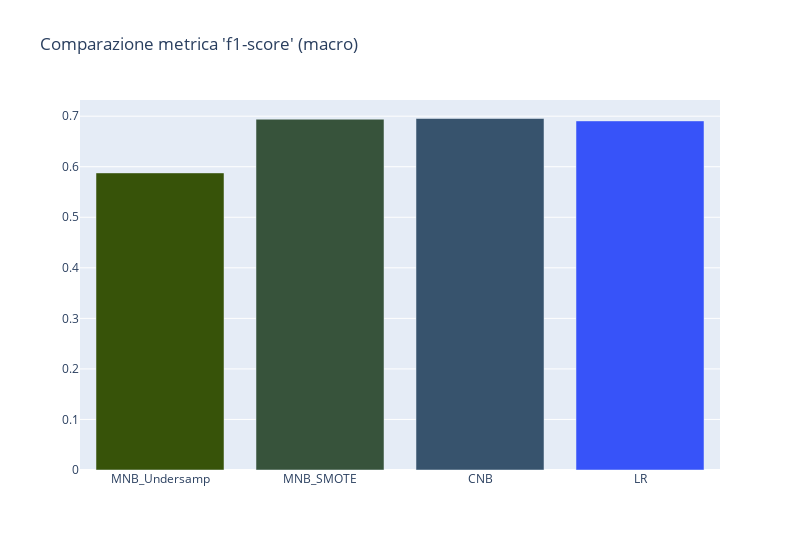
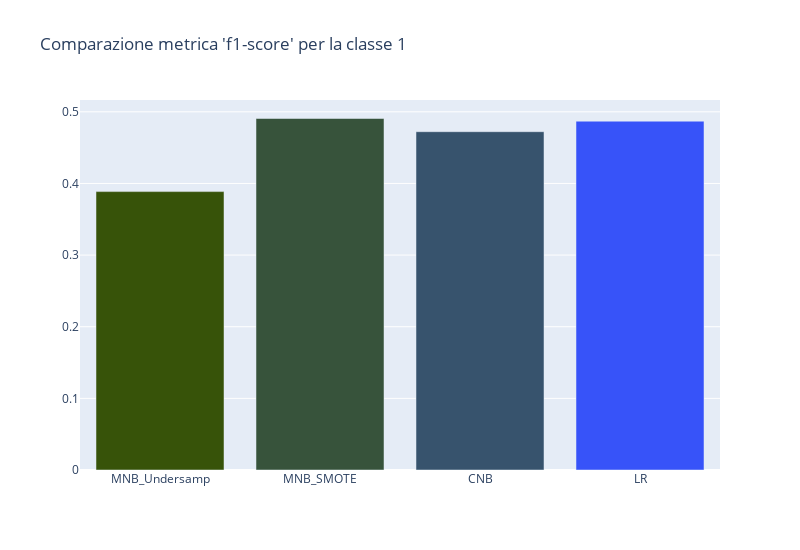
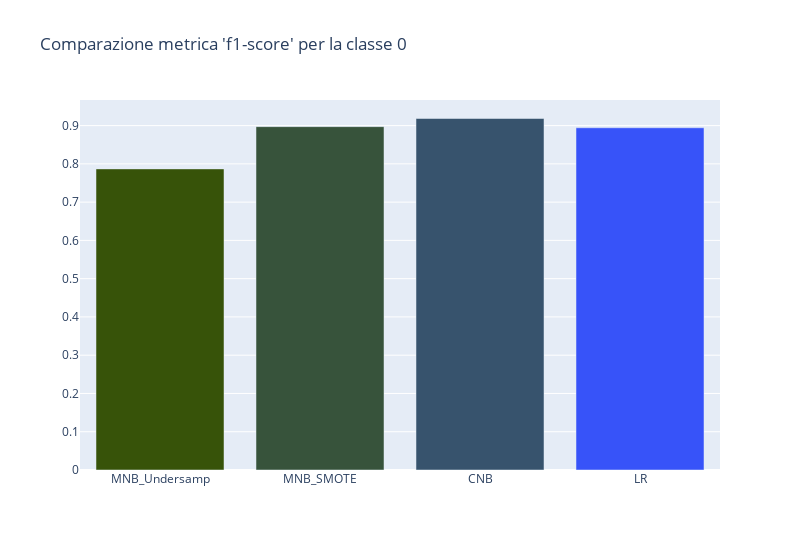
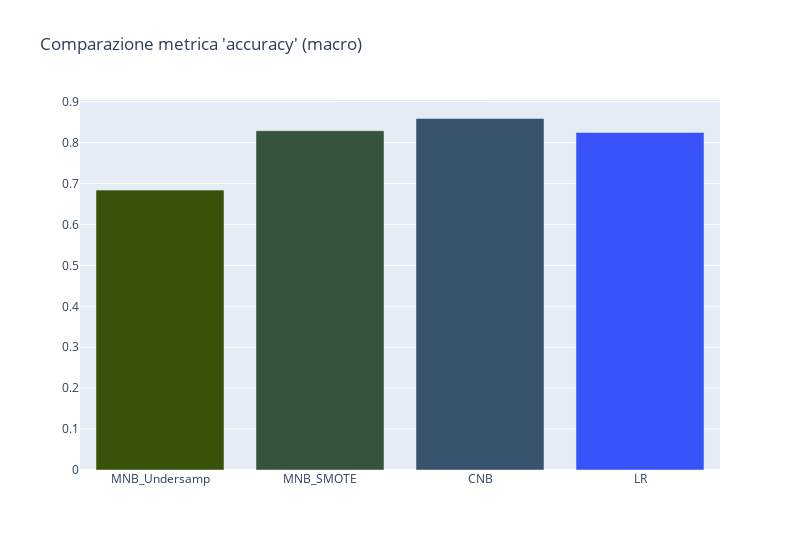

The notebook cell these images were saved under, in order:
### Markdown cell above
Come è possibile notare, i valori di *F1* (sia macro che per le classi) sono molto in linea con quelle dei risultati precedenti.

Sulla base dei risultati fino a qui ottenuti, si vuole adesso mettere a confronto in maniera più chiara le perfomance dei diversi modelli considerati in funzione delle metriche: *F1 macro*, *F1* per la classe 0, *F1* per classe 1 e *accurcay* (quest'ultima è visualizzata, ma come detto in precedenza è poco informativa in questo caso).

### Code cell
sa.display_multiple_evaluation({'MNB_Undersamp': multinomialNB_RandomUnderSampler_res['classification_report'],
                                'MNB_SMOTE': multinomialNB_res['classification_report'], 
                                'CNB': complementNB_res['classification_report'],
                                'LR' : logisticRegression_res['classification_report'],
                               }, metric='f1-score', class_ref='macro avg', 
                               bar_color=['rgb(55, 83, 9)', 'rgb(55, 83, 59)', 
                                          'rgb(55, 83, 109)', 'rgb(55, 83, 249)'])

sa.display_multiple_evaluation({'MNB_Undersamp': multinomialNB_RandomUnderSampler_res['classification_report'],
                                'MNB_SMOTE': multinomialNB_res['classification_report'], 
                                'CNB': complementNB_res['classification_report'],
                                'LR' : logisticRegression_res['classification_report'],
                               }, metric='f1-score', class_ref='1', 
                               bar_color=['rgb(55, 83, 9)', 'rgb(55, 83, 59)', 
                                          'rgb(55, 83, 109)', 'rgb(55, 83, 249)'])

sa.display_multiple_evaluation({'MNB_Undersamp': multinomialNB_RandomUnderSampler_res['classification_report'],
                                'MNB_SMOTE': multinomialNB_res['classification_report'], 
                                'CNB': complementNB_res['classification_report'],
                                'LR' : logisticRegression_res['classification_report'],
                               }, metric='f1-score', class_ref='0', 
                               bar_color=['rgb(55, 83, 9)', 'rgb(55, 83, 59)', 
                                          'rgb(55, 83, 109)', 'rgb(55, 83, 249)'])

sa.display_multiple_evaluation({'MNB_Undersamp': multinomialNB_RandomUnderSampler_res['classification_report'],
                                'MNB_SMOTE': multinomialNB_res['classification_report'], 
                                'CNB': complementNB_res['classification_report'],
                                'LR' : logisticRegression_res['classification_report'],
                               }, metric='accuracy', 
                               bar_color=['rgb(55, 83, 9)', 'rgb(55, 83, 59)', 
                                          'rgb(55, 83, 109)', 'rgb(55, 83, 249)'])

### Figure 1 — Plotly figure (JSON) as saved in the notebook; plotly's stock layout.template omitted (floating-point values rounded to 4 significant figures)
{"data": [{"marker": {"color": ["rgb(55, 83, 9)", "rgb(55, 83, 59)", "rgb(55, 83, 109)", "rgb(55, 83, 249)"]}, "name": "", "type": "bar", "x": ["MNB_Undersamp", "MNB_SMOTE", "CNB", "LR"], "y": [0.5877, 0.694, 0.6954, 0.6906]}], "layout": {"height": 550, "title": {"text": "Comparazione metrica 'f1-score' (macro)"}, "width": 800}}

### Figure 2 — Plotly figure (JSON) as saved in the notebook; plotly's stock layout.template omitted (floating-point values rounded to 4 significant figures)
{"data": [{"marker": {"color": ["rgb(55, 83, 9)", "rgb(55, 83, 59)", "rgb(55, 83, 109)", "rgb(55, 83, 249)"]}, "name": "", "type": "bar", "x": ["MNB_Undersamp", "MNB_SMOTE", "CNB", "LR"], "y": [0.3886, 0.4907, 0.4723, 0.4869]}], "layout": {"height": 550, "title": {"text": "Comparazione metrica 'f1-score' per la classe 1"}, "width": 800}}

### Figure 3 — Plotly figure (JSON) as saved in the notebook; plotly's stock layout.template omitted (floating-point values rounded to 4 significant figures)
{"data": [{"marker": {"color": ["rgb(55, 83, 9)", "rgb(55, 83, 59)", "rgb(55, 83, 109)", "rgb(55, 83, 249)"]}, "name": "", "type": "bar", "x": ["MNB_Undersamp", "MNB_SMOTE", "CNB", "LR"], "y": [0.7869, 0.8973, 0.9186, 0.8943]}], "layout": {"height": 550, "title": {"text": "Comparazione metrica 'f1-score' per la classe 0"}, "width": 800}}

### Figure 4 — Plotly figure (JSON) as saved in the notebook; plotly's stock layout.template omitted (floating-point values rounded to 4 significant figures)
{"data": [{"marker": {"color": ["rgb(55, 83, 9)", "rgb(55, 83, 59)", "rgb(55, 83, 109)", "rgb(55, 83, 249)"]}, "name": "", "type": "bar", "x": ["MNB_Undersamp", "MNB_SMOTE", "CNB", "LR"], "y": [0.6839, 0.8291, 0.8589, 0.8247]}], "layout": {"height": 550, "title": {"text": "Comparazione metrica 'accuracy' (macro)"}, "width": 800}}
